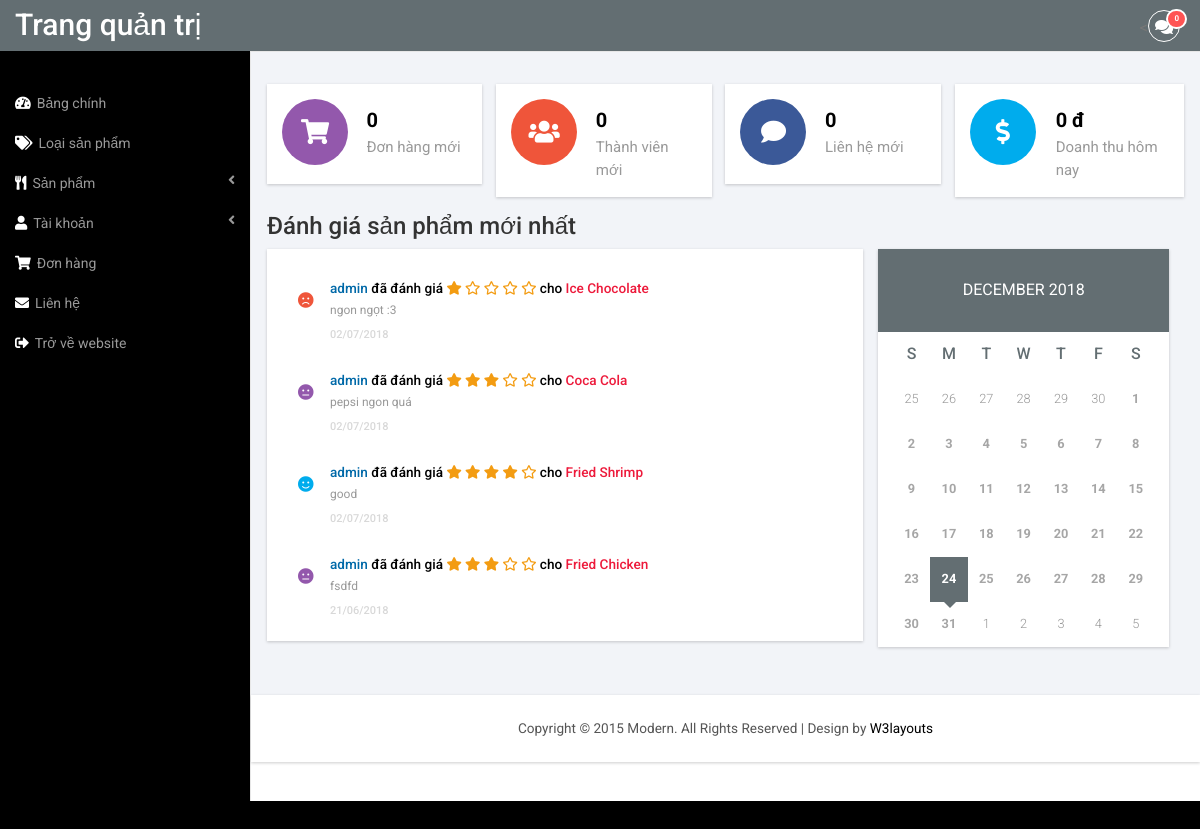
Screenshot of /admin/index.php (signed in) with the database file from the repository.
### tables this page shows
CREATE TABLE `danhgia` (
  `ID_baidanhgia` int(11) NOT NULL,
  `ID_thanhvien` int(11) NOT NULL,
  `ID_sanpham` int(11) NOT NULL,
  `Sosao` int(10) NOT NULL,
  `Nhanxet` longtext NOT NULL,
  `Ngaydang` date NOT NULL
);

CREATE TABLE `thanhvien` (
  `ID_thanhvien` int(11) NOT NULL,
  `Username` varchar(255) NOT NULL,
  `Password` varchar(255) NOT NULL,
  `Hoten` varchar(255) NOT NULL,
  `Email` varchar(255) NOT NULL,
  `Sodt` varchar(20) NOT NULL,
  `ID_thanhpho` int(11) NOT NULL,
  `Diachi` longtext NOT NULL,
  `ID_phanquyen` int(11) NOT NULL,
  `Ngaytao` date DEFAULT NULL
);

CREATE TABLE `sanpham` (
  `ID_sanpham` int(11) NOT NULL,
  `Hinh_sanpham` varchar(100) NOT NULL,
  `Ten_sanpham` varchar(255) NOT NULL,
  `Gia_sanpham` int(100) NOT NULL,
  `Kmai_sanpham` int(3) DEFAULT NULL,
  `ID_loai` int(11) NOT NULL,
  `Mota_sanpham` longtext NOT NULL,
  `Sao_sanpham` int(11) NOT NULL
);

### web/admin/index.php (the view, shortened to what this page needs)
<!DOCTYPE HTML>
<html>
<head>
<?php include('modules/head.php') ?>
</head>
<body>
	<?php include('modules/config.php') ?>
<div id="wrapper">
        <?php include('modules/header.php') ?>
        <div id="page-wrapper">
        <div class="graphs">
     	<div class="col_3">
        	<div class="col-md-3 widget widget1">
        		<div class="r3_counter_box">
                    <i class="pull-left fa fa-shopping-cart icon-rounded"></i>
                    <div class="stats">
                      <h5><strong><?php echo $chuaxuli ?></strong></h5>
                      <span>Đơn hàng mới</span>
                    </div>
                </div>
        	</div>
        	<?php
        		$today = date("Y-m-d");
        		$qry_thanhvienmoi = mysqli_query($conn,"select * from thanhvien where Ngaytao = '$today'");
        		$thanhvienmoi= mysqli_num_rows($qry_thanhvienmoi);
        	 ?>
        	<div class="col-md-3 widget widget1">
        		<div class="r3_counter_box">
                    <i class="pull-left fa fa-users user1 icon-rounded"></i>
                    <div class="stats">
                      <h5><strong><?php echo $thanhvienmoi ?></strong></h5>
                      <span>Thành viên mới</span>
                    </div>
                </div>
        	</div>
          <?php
            $qry_lienhe = mysqli_query($conn,"select * from lienhe where Daxem=0");
            $lienhemoi= mysqli_num_rows($qry_lienhe);
           ?>
        	<div class="col-md-3 widget widget1">
        		<div class="r3_counter_box">
                    <i class="pull-left fa fa-comment user2 icon-rounded"></i>
                    <div class="stats">
                      <h5><strong><?php echo $lienhemoi ?></strong></h5>
                      <span>Liên hệ mới</span>
                    </div>
                </div>
        	</div>
        	<?php
        		$profit=0;
        	 ?>
        	<div class="col-md-3 widget">
        		<div class="r3_counter_box">
                    <i class="pull-left fa fa-dollar dollar1 icon-rounded"></i>
                    <div class="stats">
                      <h5><strong><?php echo number_format($profit ,0,',','.').' đ' ?></strong></h5>
                      <span>Doanh thu hôm nay</span>
                    </div>
                </div>
        	 </div>
      </div>
      <div class="col_1">
      	<?php
      		$qry=mysqli_query($conn,"SELECT * FROM sanpham,thanhvien,danhgia where sanpham.ID_sanpham = danhgia.ID_sanpham and thanhvien.ID_thanhvien = danhgia.ID_thanhvien order by Ngaydang desc limit 0,4");
      	 ?>
      		<div class="col-md-8 span_8 text-left">
				<h3 align="left">Đánh giá sản phẩm mới nhất</h3>
		       <div class="activity_box">
		        <div class="scrollbar" id="style-2">
		        	<?php while($row=mysqli_fetch_array($qry)){ ?>
                   <div class="activity-row">
                   	<?php if($row['Sosao']==1||$row['Sosao']==2){ ?>
	                 <div class="col-xs-1"><i class="fas fa-frown text-info icon_13" style="color: #ef553a"> </i></div>
	                 <?php }else if($row['Sosao']==3){ ?>
	                 <div class="col-xs-1"><i class="fas fa-meh text-info icon_13" style="color: #9358ac"> </i></div>
	                 <?php }else{ ?>
	                 <div class="col-xs-1"><i class="fas fa-smile text-info icon_13" style="color: #00aced"> </i></div>
	                 <?php } ?>
	                 <div class="col-xs-8 activity-desc text-left">
	                 	<h5><a href="#" style="color: #0069a8"><?php echo $row['Username'] ?></a> đã đánh giá
	                 		<span style="color: #f39c12">
	                 			<?php for($i=1;$i<=$row['Sosao'];$i++){ ?>
                                <i class="fa fa-star"></i>
                                <?php } ?>
                                <?php for($i=($row['Sosao']+1);$i<=5;$i++){ ?>
                                <i class="far fa-star"></i>
                                <?php } ?>
	                 		</span>
	                 	 cho <a href="../single-product.php?id=<?php echo $row['ID_sanpham'] ?>" style="color:#ed1a3b"><?php echo $row['Ten_sanpham'] ?></a></h5>
	                    <p><?php echo $row['Nhanxet'] ?></p>
	                    <h6><?php
	                    $ngaydang=strtotime($row['Ngaydang']);
	                    echo date("d/m/Y",$ngaydang);
	                    ?></h6>
	                 </div>
	                 <div class="clearfix"> </div>
                    </div>
                    <?php } ?>
	  		        </div>
		          </div>
		    </div>
		    <div class="col-md-4 span_7">
		    <link rel="stylesheet" href="css/clndr.css" type="text/css" />
		      <div class="cal1 cal_2"></div>
		    </div>
       </div>
	    </div>
		<div class="copy">
            <p>Copyright &copy; 2015 Modern. All Rights Reserved | Design by <a href="http://w3layouts.com/" target="_blank">W3layouts</a> </p>
	    </div>
		</div>
       </div>
</body>
</html>

### web/admin/modules/head.php (shortened to what this page needs)
<link href="css/bootstrap.min.css" rel='stylesheet' type='text/css' />
<link href="css/modern-admin.css" rel='stylesheet' type='text/css' />
<link href="css/font-awesome.css" rel="stylesheet">
 <link rel="stylesheet" href="https://use.fontawesome.com/releases/v5.0.13/css/all.css">
<link href="css/custom.css" rel="stylesheet">
<link href="css/search.css" rel="stylesheet">
<link href="css/contact.css" rel="stylesheet">

### web/admin/modules/header.php (shortened to what this page needs)
      <nav class="top1 navbar navbar-default navbar-static-top" role="navigation" style="margin-bottom: 0">
          <div class="navbar-header">
              <a class="navbar-brand" href="index.php">Trang quản trị</a>
          </div>
          <ul class="nav navbar-nav navbar-right">
              <?php
                  $qry_lienhemoi = mysqli_query($conn,"select * from lienhe where Daxem = 0");
                  $lienhemoi= mysqli_num_rows($qry_lienhemoi);
                 ?>
              <li class="dropdown">
                      <a href="#" class="dropdown-toggle" data-toggle="dropdown"><<i class="fas fa-comments"></i><span class="badge"><?php echo $lienhemoi ?></span></a>
                  </li>
              </ul>
<?php include('sidebar.php') ?>
      </nav>

### web/admin/modules/sidebar.php (shortened to what this page needs)
<?php
    $qry_order=mysqli_query($conn,"select * from donhang where Tinhtrang = 0");
    $chuaxuli=mysqli_num_rows($qry_order);
 ?>
    <div class="navbar-default sidebar" role="navigation">
        <div class="sidebar-nav navbar-collapse">
            <ul class="nav" id="side-menu">
                <li>
                    <a href="index.php"><i class="fas fa-tachometer-alt nav_icon"></i>Bảng chính</a>
                </li>
                <li>
                    <a href="list-category.php"><i class="fa fa-tags nav_icon"></i>Loại sản phẩm</a>
                </li>
                <li>
                    <a href="#"><i class="fa fa-utensils nav_icon"></i>Sản phẩm<span class="fa arrow"></span></a>
                </li>
                <li>
                    <a href="#"><i class="fa fa-user nav_icon"></i>Tài khoản<span class="fa arrow"></span></a>
                </li>
                <li>
                    <a href="list-order.php"><i class="fas fa-shopping-cart nav_icon"></i>Đơn hàng
                    </a>
                </li>
                <li>
                    <a href="contact.php"><i class="fas fa-envelope nav_icon"></i>Liên hệ</a>
                </li>
                <li>
                    <a href="../index.php"><i class="fas fa-sign-out-alt nav_icon"></i>Trở về website</a>
                </li>
            </ul>
        </div>
    </div>

### web/admin/css/custom.css (style rules this page uses)
#wrapper { width: 100%; }
#page-wrapper { min-height: 568px; background-color: #fff; }
@media (min-width:768px) { #page-wrapper { position: inherit; margin: 0 0 0 250px; border-left: 1px solid #e7e7e7; } }
.sidebar .sidebar-nav.navbar-collapse { padding-right: 0; padding-left: 0; }
.sidebar .arrow { float: right; }
.sidebar .fa.arrow:before { content: "\f104"; }
@media (min-width:768px) { .sidebar { z-index: 1; position: absolute; width: 250px; margin-top: 51px; } }

### web/admin/css/search.css (style rules this page uses)
.dropdown { position: relative; display: inline-block; }

### web/admin/css/clndr.css (style rules this page uses)
.cal1 { background: #fff; margin-bottom: 1em; min-height: 392px; }

### rows the page displays
danhgia: Sosao 1 (drawn), ID_thanhvien.Username "admin", ID_sanpham.Ten_sanpham "Ice Chocolate", Nhanxet "ngon ngọt :3", Ngaydang "02/07/2018"
danhgia: Sosao 3 (drawn), ID_thanhvien.Username "admin", ID_sanpham.Ten_sanpham "Coca Cola", Nhanxet "pepsi ngon quá", Ngaydang "02/07/2018"
danhgia: ID_thanhvien.Username "admin", Sosao 4 (drawn), ID_sanpham.Ten_sanpham "Fried Shrimp", Nhanxet "good", Ngaydang "02/07/2018"
danhgia: Sosao 3 (drawn), ID_thanhvien.Username "admin", ID_sanpham.Ten_sanpham "Fried Chicken", Nhanxet "fsdfd", Ngaydang "21/06/2018"

### other values shown
$lienhemoi "0"
$chuaxuli "0"
$thanhvienmoi "0"
$profit "0"
